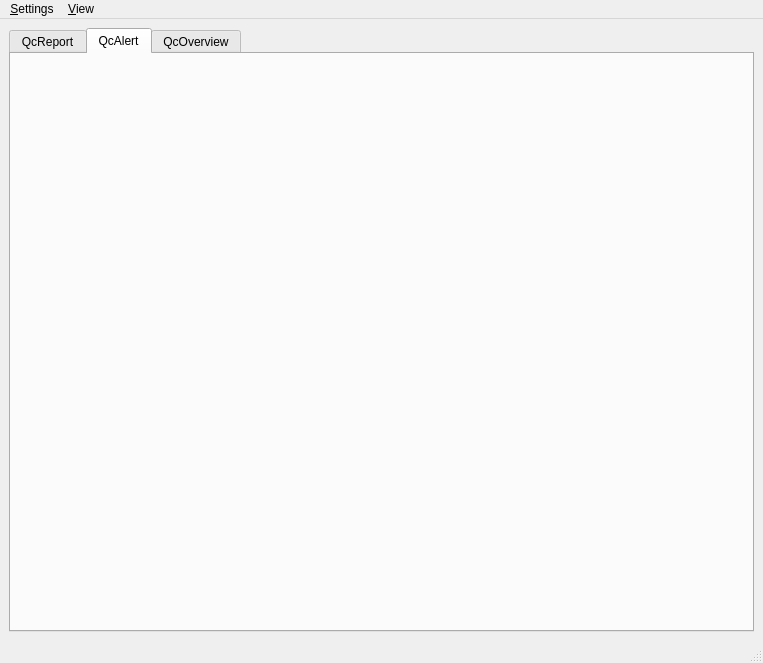
<ui version="4.0" >
<class>MainFrame</class>
<widget class="QMainWindow" name="MainFrame" >
<property name="geometry" >
<rect>
	<x>0</x>
	<y>0</y>
	<width>763</width>
	<height>663</height>
</rect>
</property>
<property name="sizePolicy" >
<sizepolicy>
	<hsizetype>7</hsizetype>
	<vsizetype>7</vsizetype>
	<horstretch>0</horstretch>
	<verstretch>0</verstretch>
</sizepolicy>
</property>
<property name="windowTitle" >
<string>EventSummary</string>
</property>
<widget class="QWidget" name="centralwidget" >
<layout class="QVBoxLayout" >
	<property name="margin" >
	<number>9</number>
	</property>
	<property name="spacing" >
	<number>6</number>
	</property>
	<item>
	<widget class="QTabWidget" name="tabWidget" >
	<property name="enabled" >
	<bool>true</bool>
	</property>
	<property name="minimumSize" >
	<size>
		<width>0</width>
		<height>0</height>
	</size>
	</property>
	<property name="sizeIncrement" >
	<size>
		<width>0</width>
		<height>0</height>
	</size>
	</property>
	<property name="focusPolicy" >
	<enum>Qt::TabFocus</enum>
	</property>
	<property name="contextMenuPolicy" >
	<enum>Qt::DefaultContextMenu</enum>
	</property>
	<property name="layoutDirection" >
	<enum>Qt::LeftToRight</enum>
	</property>
	<property name="currentIndex" >
	<number>1</number>
	</property>
	
	<widget class="QWidget" name="tabQcReport" >
	<attribute name="title" >
		<string>QcReport</string>
	</attribute>
	</widget>
	
	<widget class="QWidget" name="tabQcAlert" >
	<attribute name="title" >
		<string>QcAlert</string>
	</attribute>
	</widget>
	
	<widget class="QWidget" name="tabQcOver" >
		<attribute name="title" >
			<string>QcOverview</string>
		</attribute>
	</widget>
	
</widget>
	</item>
</layout>
</widget>
<widget class="QStatusBar" name="statusbar" />
<widget class="QMenuBar" name="menuBar" >
<property name="geometry" >
	<rect>
	<x>0</x>
	<y>0</y>
	<width>763</width>
	<height>29</height>
	</rect>
</property>
<widget class="QMenu" name="menuView" >
	<property name="title" >
	<string>&amp;View</string>
	</property>
</widget>
<widget class="QMenu" name="menuOptions" >
	<property name="title" >
	<string>&amp;Settings</string>
	</property>
	<addaction name="actionAutoSelect" />
</widget>
<addaction name="menuOptions" />
<addaction name="menuView" />
</widget>
<action name="actionAutoSelect" >
<property name="checkable" >
	<bool>true</bool>
</property>
<property name="text" >
	<string>Auto update</string>
</property>
<property name="iconText" >
	<string>Auto update</string>
</property>
<property name="toolTip" >
	<string>Update Qc Parameter automatically (F8)</string>
</property>
<property name="shortcut" >
	<string>F8</string>
</property>
</action>
</widget>
<resources/>
<connections/>
</ui>
